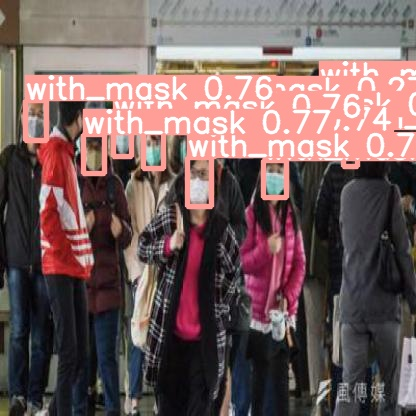
#> input picture result/detect/exp/maksssksksss115_png_jpg.rf.4f1cf4d7ad573b21ad9f6adf9ecbf4eb.jpg, 416 x 416 px; its folder holds 4 pictures in this run
$ python affichageDetectionDatasetValidation.py
#> lines starting #> are read from the running program, lines starting #| are printed output that depends on the picture
import matplotlib.pyplot as plt
import glob

fig = plt.figure()
for index, imageName in enumerate(glob.glob('result/detect/exp/*.jpg')[:10]):
    ax = fig.add_subplot(2, 5, index + 1)
    ax.imshow(plt.imread(imageName))
    ax.set_axis_off()

plt.show()
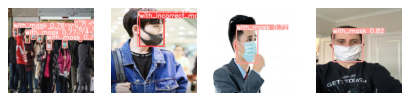
#> figure drawn by matplotlib, 4 panels
